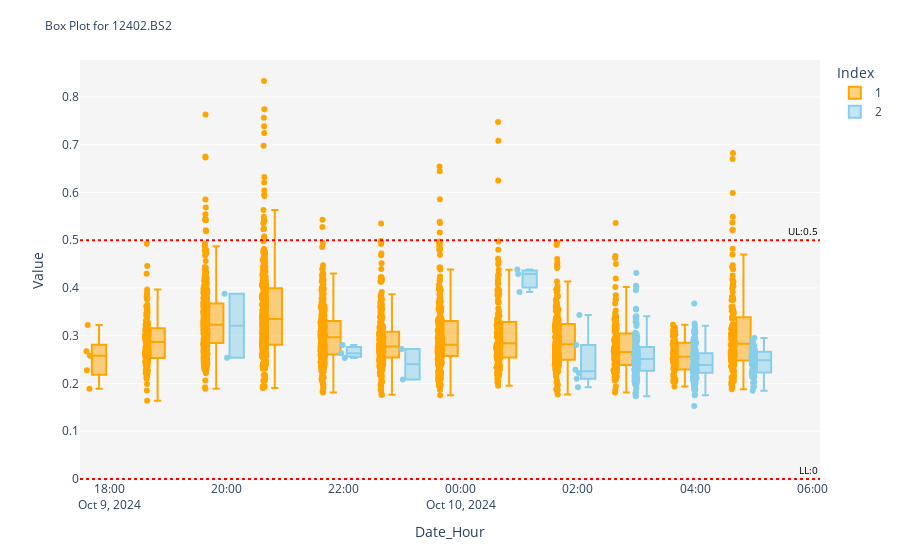
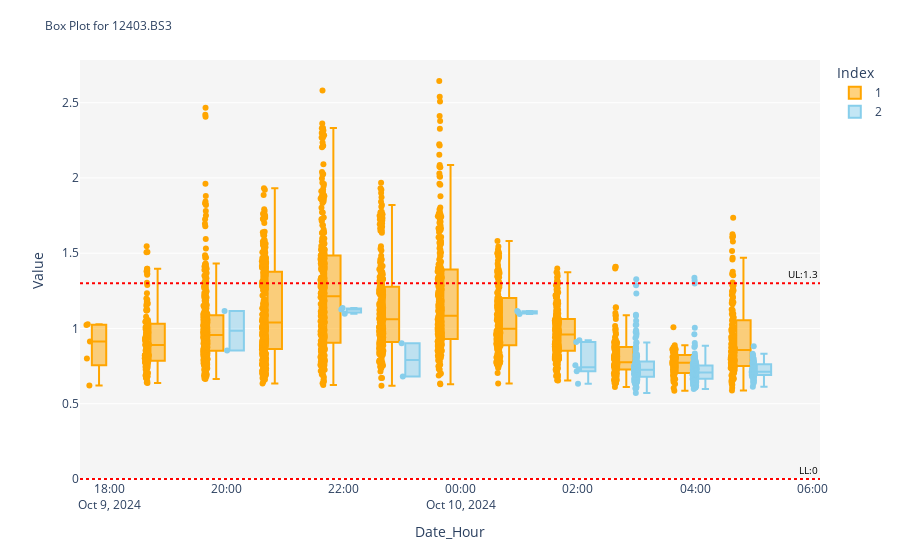
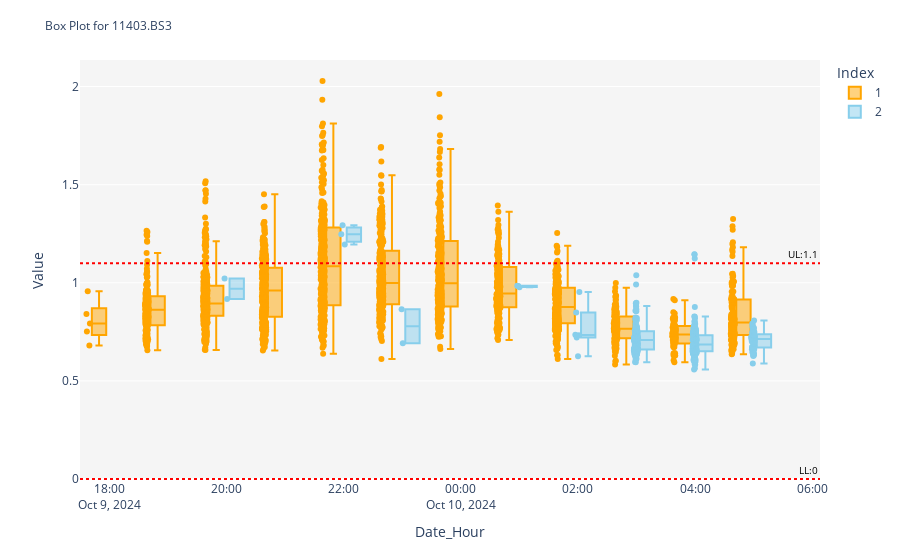
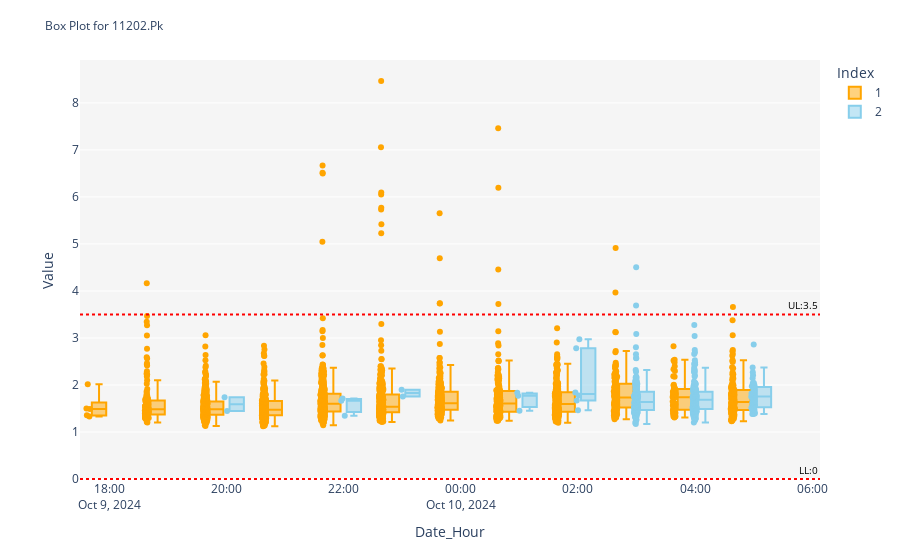

The code cell stored with these charts, in order, in its notebook:
### Markdown cell above
### Rozdelenie podľa HODINY a INDEXU - BOSCH

### Code cell
for param in parameter_list:
    UL=df[df["Feature"]==param]["UpperLimit"].iloc[0]
    LL=df[df["Feature"]==param]["LowerLimit"].iloc[0]
    fig=px.box(df[df["Feature"]==param], x="Date_Hour", y="Value", points="all", color="Index", color_discrete_map={"1":"orange","2":"skyblue"})
    fig.add_hline(y=UL, line_dash="dot", line_color="red", annotation_text=f'UL:{UL}',annotation_font=dict(size=10, color='black')) #pridanie tolerancie do grafu
    fig.add_hline(y=LL, line_dash="dot", line_color="red", annotation_text=f'LL:{LL}',annotation_font=dict(size=10, color='black'))
    fig.update_layout(title=f"Box Plot for {param}", title_font_size=12)
    fig.update_traces(marker=dict(size=4,line=dict(width=0.5,color='palegreen')),selector=dict(mode='markers'))
    fig.update_layout(plot_bgcolor='whitesmoke')
    fig.show()

### Figure 1 — Plotly figure (JSON) as saved in the notebook; plotly's stock layout.template omitted (floating-point values rounded to 4 significant figures; data arrays with more than 128 entries replaced by an {"elided": "..."} marker saying what was removed)
{"data": [{"alignmentgroup": "True", "boxpoints": "all", "hovertemplate": "Index=1<br>Date_Hour=%{x}<br>Value=%{y}<extra></extra>", "legendgroup": "1", "marker": {"color": "orange"}, "name": "1", "notched": false, "offsetgroup": "1", "orientation": "v", "showlegend": true, "type": "box", "x": {"elided": "2306 str values"}, "x0": " ", "xaxis": "x", "y": {"elided": "2306 float values"}, "y0": " ", "yaxis": "y"}, {"alignmentgroup": "True", "boxpoints": "all", "hovertemplate": "Index=2<br>Date_Hour=%{x}<br>Value=%{y}<extra></extra>", "legendgroup": "2", "marker": {"color": "skyblue"}, "name": "2", "notched": false, "offsetgroup": "2", "orientation": "v", "showlegend": true, "type": "box", "x": {"elided": "369 str values"}, "x0": " ", "xaxis": "x", "y": {"elided": "369 float values"}, "y0": " ", "yaxis": "y"}], "layout": {"annotations": [{"font": {"color": "black", "size": 10}, "showarrow": false, "text": "UL:0.5", "x": 1, "xanchor": "right", "xref": "x domain", "y": 0.5, "yanchor": "bottom", "yref": "y"}, {"font": {"color": "black", "size": 10}, "showarrow": false, "text": "LL:0", "x": 1, "xanchor": "right", "xref": "x domain", "y": 0, "yanchor": "bottom", "yref": "y"}], "autosize": true, "boxmode": "group", "legend": {"title": {"text": "Index"}, "tracegroupgap": 0}, "margin": {"t": 60}, "plot_bgcolor": "whitesmoke", "shapes": [{"line": {"color": "red", "dash": "dot"}, "type": "line", "x0": 0, "x1": 1, "xref": "x domain", "y0": 0.5, "y1": 0.5, "yref": "y"}, {"line": {"color": "red", "dash": "dot"}, "type": "line", "x0": 0, "x1": 1, "xref": "x domain", "y0": 0, "y1": 0, "yref": "y"}], "title": {"font": {"size": 12}, "text": "Box Plot for 12402.BS2"}, "xaxis": {"anchor": "y", "autorange": true, "domain": [0, 1], "range": ["2024-10-09 17:30", "2024-10-10 06:07:53.6842"], "title": {"text": "Date_Hour"}, "type": "date"}, "yaxis": {"anchor": "x", "autorange": true, "domain": [0, 1], "range": [-0.004007, 0.8775], "title": {"text": "Value"}, "type": "linear"}}}

### Figure 2 — Plotly figure (JSON) as saved in the notebook; plotly's stock layout.template omitted (floating-point values rounded to 4 significant figures; data arrays with more than 128 entries replaced by an {"elided": "..."} marker saying what was removed)
{"data": [{"alignmentgroup": "True", "boxpoints": "all", "hovertemplate": "Index=1<br>Date_Hour=%{x}<br>Value=%{y}<extra></extra>", "legendgroup": "1", "marker": {"color": "orange"}, "name": "1", "notched": false, "offsetgroup": "1", "orientation": "v", "showlegend": true, "type": "box", "x": {"elided": "2306 str values"}, "x0": " ", "xaxis": "x", "y": {"elided": "2306 float values"}, "y0": " ", "yaxis": "y"}, {"alignmentgroup": "True", "boxpoints": "all", "hovertemplate": "Index=2<br>Date_Hour=%{x}<br>Value=%{y}<extra></extra>", "legendgroup": "2", "marker": {"color": "skyblue"}, "name": "2", "notched": false, "offsetgroup": "2", "orientation": "v", "showlegend": true, "type": "box", "x": {"elided": "369 str values"}, "x0": " ", "xaxis": "x", "y": {"elided": "369 float values"}, "y0": " ", "yaxis": "y"}], "layout": {"annotations": [{"font": {"color": "black", "size": 10}, "showarrow": false, "text": "UL:1.3", "x": 1, "xanchor": "right", "xref": "x domain", "y": 1.3, "yanchor": "bottom", "yref": "y"}, {"font": {"color": "black", "size": 10}, "showarrow": false, "text": "LL:0", "x": 1, "xanchor": "right", "xref": "x domain", "y": 0, "yanchor": "bottom", "yref": "y"}], "autosize": true, "boxmode": "group", "legend": {"title": {"text": "Index"}, "tracegroupgap": 0}, "margin": {"t": 60}, "plot_bgcolor": "whitesmoke", "shapes": [{"line": {"color": "red", "dash": "dot"}, "type": "line", "x0": 0, "x1": 1, "xref": "x domain", "y0": 1.3, "y1": 1.3, "yref": "y"}, {"line": {"color": "red", "dash": "dot"}, "type": "line", "x0": 0, "x1": 1, "xref": "x domain", "y0": 0, "y1": 0, "yref": "y"}], "title": {"font": {"size": 12}, "text": "Box Plot for 12403.BS3"}, "xaxis": {"anchor": "y", "autorange": true, "domain": [0, 1], "range": ["2024-10-09 17:30", "2024-10-10 06:07:53.6842"], "title": {"text": "Date_Hour"}, "type": "date"}, "yaxis": {"anchor": "x", "autorange": true, "domain": [0, 1], "range": [-0.01271, 2.784], "title": {"text": "Value"}, "type": "linear"}}}

### Figure 3 — Plotly figure (JSON) as saved in the notebook; plotly's stock layout.template omitted (floating-point values rounded to 4 significant figures; data arrays with more than 128 entries replaced by an {"elided": "..."} marker saying what was removed)
{"data": [{"alignmentgroup": "True", "boxpoints": "all", "hovertemplate": "Index=1<br>Date_Hour=%{x}<br>Value=%{y}<extra></extra>", "legendgroup": "1", "marker": {"color": "orange"}, "name": "1", "notched": false, "offsetgroup": "1", "orientation": "v", "showlegend": true, "type": "box", "x": {"elided": "2306 str values"}, "x0": " ", "xaxis": "x", "y": {"elided": "2306 float values"}, "y0": " ", "yaxis": "y"}, {"alignmentgroup": "True", "boxpoints": "all", "hovertemplate": "Index=2<br>Date_Hour=%{x}<br>Value=%{y}<extra></extra>", "legendgroup": "2", "marker": {"color": "skyblue"}, "name": "2", "notched": false, "offsetgroup": "2", "orientation": "v", "showlegend": true, "type": "box", "x": {"elided": "369 str values"}, "x0": " ", "xaxis": "x", "y": {"elided": "369 float values"}, "y0": " ", "yaxis": "y"}], "layout": {"annotations": [{"font": {"color": "black", "size": 10}, "showarrow": false, "text": "UL:1.1", "x": 1, "xanchor": "right", "xref": "x domain", "y": 1.1, "yanchor": "bottom", "yref": "y"}, {"font": {"color": "black", "size": 10}, "showarrow": false, "text": "LL:0", "x": 1, "xanchor": "right", "xref": "x domain", "y": 0, "yanchor": "bottom", "yref": "y"}], "autosize": true, "boxmode": "group", "legend": {"title": {"text": "Index"}, "tracegroupgap": 0}, "margin": {"t": 60}, "plot_bgcolor": "whitesmoke", "shapes": [{"line": {"color": "red", "dash": "dot"}, "type": "line", "x0": 0, "x1": 1, "xref": "x domain", "y0": 1.1, "y1": 1.1, "yref": "y"}, {"line": {"color": "red", "dash": "dot"}, "type": "line", "x0": 0, "x1": 1, "xref": "x domain", "y0": 0, "y1": 0, "yref": "y"}], "title": {"font": {"size": 12}, "text": "Box Plot for 11403.BS3"}, "xaxis": {"anchor": "y", "autorange": true, "domain": [0, 1], "range": ["2024-10-09 17:30", "2024-10-10 06:07:53.6842"], "title": {"text": "Date_Hour"}, "type": "date"}, "yaxis": {"anchor": "x", "autorange": true, "domain": [0, 1], "range": [-0.009751, 2.136], "title": {"text": "Value"}, "type": "linear"}}}

### Figure 4 — Plotly figure (JSON) as saved in the notebook; plotly's stock layout.template omitted (floating-point values rounded to 4 significant figures; data arrays with more than 128 entries replaced by an {"elided": "..."} marker saying what was removed)
{"data": [{"alignmentgroup": "True", "boxpoints": "all", "hovertemplate": "Index=1<br>Date_Hour=%{x}<br>Value=%{y}<extra></extra>", "legendgroup": "1", "marker": {"color": "orange"}, "name": "1", "notched": false, "offsetgroup": "1", "orientation": "v", "showlegend": true, "type": "box", "x": {"elided": "2306 str values"}, "x0": " ", "xaxis": "x", "y": {"elided": "2306 float values"}, "y0": " ", "yaxis": "y"}, {"alignmentgroup": "True", "boxpoints": "all", "hovertemplate": "Index=2<br>Date_Hour=%{x}<br>Value=%{y}<extra></extra>", "legendgroup": "2", "marker": {"color": "skyblue"}, "name": "2", "notched": false, "offsetgroup": "2", "orientation": "v", "showlegend": true, "type": "box", "x": {"elided": "369 str values"}, "x0": " ", "xaxis": "x", "y": {"elided": "369 float values"}, "y0": " ", "yaxis": "y"}], "layout": {"annotations": [{"font": {"color": "black", "size": 10}, "showarrow": false, "text": "UL:3.5", "x": 1, "xanchor": "right", "xref": "x domain", "y": 3.5, "yanchor": "bottom", "yref": "y"}, {"font": {"color": "black", "size": 10}, "showarrow": false, "text": "LL:0", "x": 1, "xanchor": "right", "xref": "x domain", "y": 0, "yanchor": "bottom", "yref": "y"}], "autosize": true, "boxmode": "group", "legend": {"title": {"text": "Index"}, "tracegroupgap": 0}, "margin": {"t": 60}, "plot_bgcolor": "whitesmoke", "shapes": [{"line": {"color": "red", "dash": "dot"}, "type": "line", "x0": 0, "x1": 1, "xref": "x domain", "y0": 3.5, "y1": 3.5, "yref": "y"}, {"line": {"color": "red", "dash": "dot"}, "type": "line", "x0": 0, "x1": 1, "xref": "x domain", "y0": 0, "y1": 0, "yref": "y"}], "title": {"font": {"size": 12}, "text": "Box Plot for 11202.Pk"}, "xaxis": {"anchor": "y", "autorange": true, "domain": [0, 1], "range": ["2024-10-09 17:30", "2024-10-10 06:07:53.6842"], "title": {"text": "Date_Hour"}, "type": "date"}, "yaxis": {"anchor": "x", "autorange": true, "domain": [0, 1], "range": [-0.0407, 8.913], "title": {"text": "Value"}, "type": "linear"}}}
